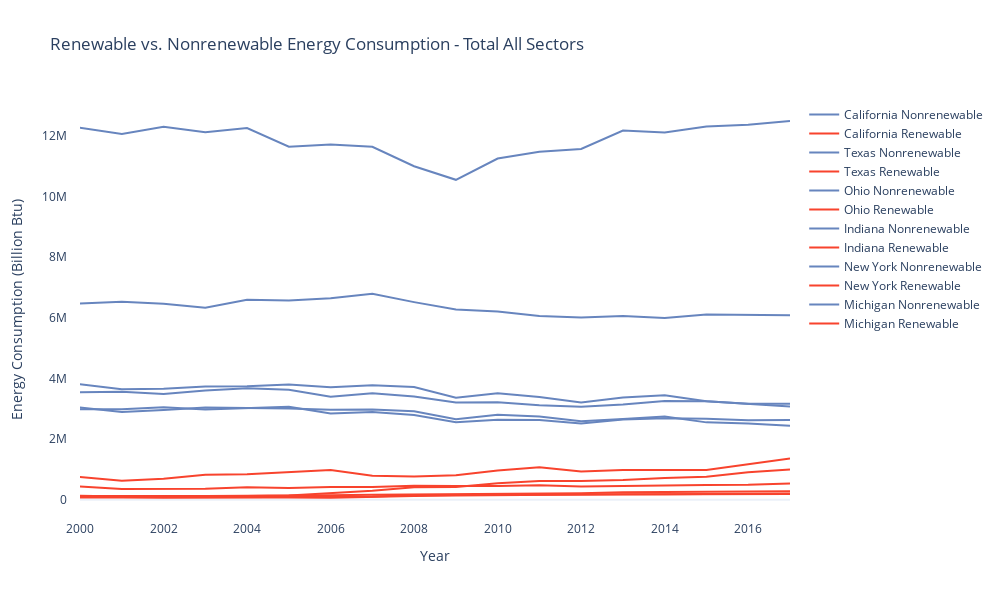

The notebook cell this image was saved under:
### Code cell
plot_clusters(best_es.index)
